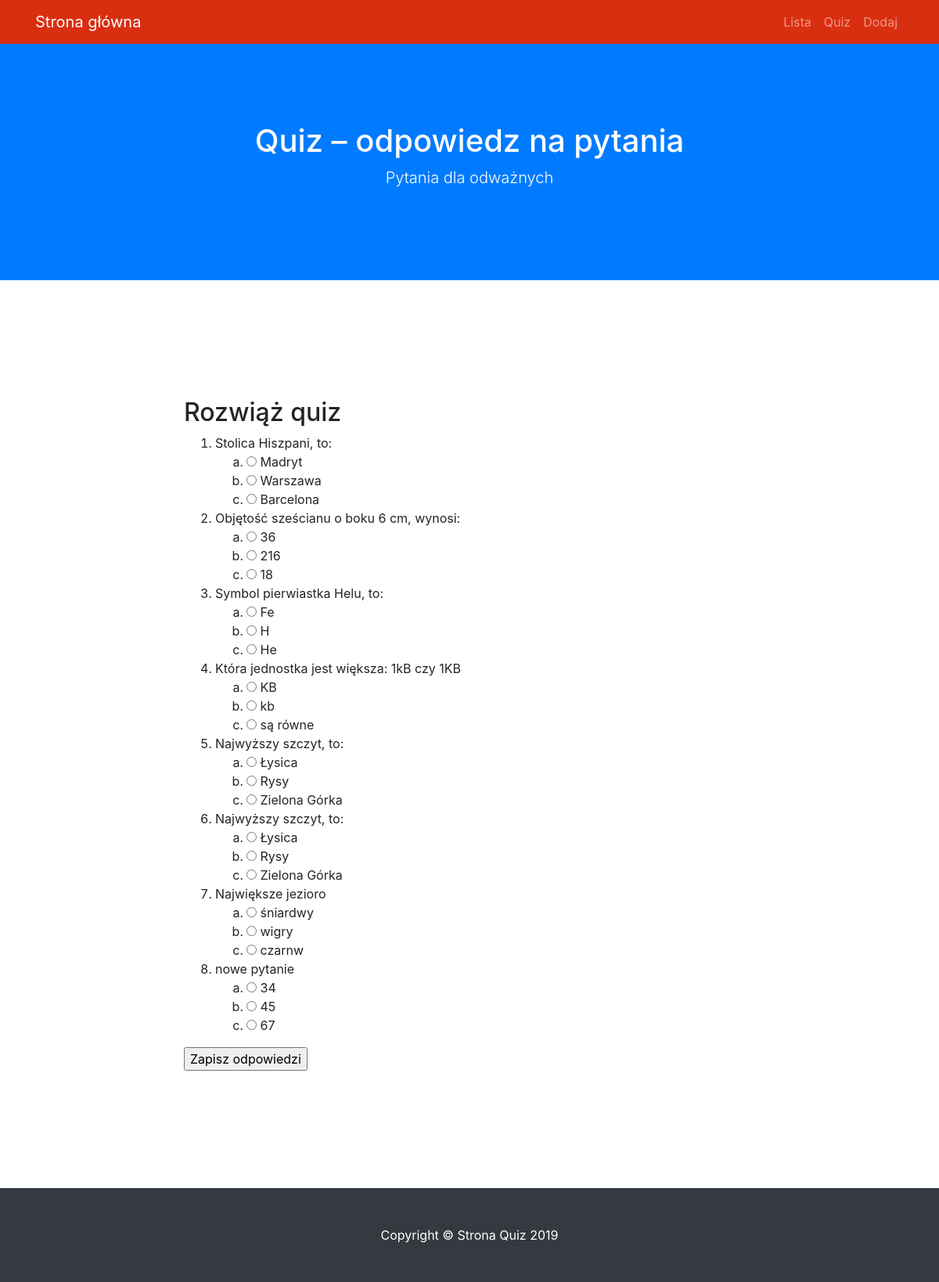
The page /quiz on the database its author committed.
### modele.py (models this page shows)
class BazaModel(Model):
    class Meta:
        database = baza

class Pytanie(BazaModel):
    pytanie = CharField(null=False)
    kategoria = ForeignKeyField(Kategoria, related_name='pytania')

class Odpowiedz(BazaModel):
    odpowiedz = CharField(null=False)
    pytanie = ForeignKeyField(Pytanie, related_name='odpowiedzi')
    odpok = IntegerField(default=0)

### views.py (the view)
@app.route('/quiz', methods = ['GET', 'POST'])
def quiz():
    print(request.form)
    if request.method == 'POST':
        wynik = 0
        for pid, oid in request.form.items():
            odp = Odpowiedz().get(Odpowiedz.id == int(oid)).odpok
            if odp:
                wynik += 1
    pytania = Pytanie.select().join(Odpowiedz).distinct().order_by(Pytanie.id)
    return render_template('quiz.html', query = pytania)

### app.py (called while the page is built)
@app.before_request
def before_request():
    g.db = baza
    g.db.connect(reuse_if_open=True)

@app.after_request
def after_request(response):
    g.db.close()
    return response

### templates/quiz.html (shortened to what this page needs)
{% extends "szablon.html" %}
{% block h1 %}Quiz – odpowiedz na pytania{% endblock %}
{% block tresc %}
    <h2>Rozwiąż quiz</h2>
    <form method="POST">
    <ol>
    {% for p in query %}
        <li>{{ p.pytanie }}
        <ol class="alfabet">
        {% for o in p.odpowiedzi %}
            <li>
                <input type="radio" value="{{ o.id }}" name="{{ p.id }}">
                {{ o.odpowiedz }}
            </li>
        {% endfor %}
        </ol>
        </li>
    {% endfor %}
    </ol>
    <input type="submit" value="Zapisz odpowiedzi">
    </form>
{% endblock %}

### templates/szablon.html (shortened to what this page needs)
<!DOCTYPE html>
<html lang="pl">
  <head>
    <link href="{{ url_for('static', filename='vendor/bootstrap/css/bootstrap.min.css') }}" rel="stylesheet">
    <link href="{{ url_for('static', filename='css/scrolling-nav.css') }}" rel="stylesheet">
    <link href="{{ url_for('static', filename='css/style.css') }}" rel="stylesheet">
  </head>
  <body id="page-top">
    <nav class="navbar navbar-expand-lg navbar-dark bg-nawigacja fixed-top" id="mainNav">
      <div class="container">
        <a class="navbar-brand js-scroll-trigger" href="{{ url_for('index') }}">Strona główna</a>
        <div class="collapse navbar-collapse" id="navbarResponsive">
          <ul class="navbar-nav ml-auto">
            <li class="nav-item">
              <a class="nav-link js-scroll-trigger" href="{{ url_for('lista') }}">Lista</a>
            </li>
            <li class="nav-item">
              <a class="nav-link js-scroll-trigger" href="{{ url_for('quiz') }}">Quiz</a>
            </li>
            <li class="nav-item">
              <a class="nav-link js-scroll-trigger" href="{{ url_for('dodaj') }}">Dodaj</a>
            </li>
          </ul>
        </div>
      </div>
    </nav>
    <header class="bg-primary text-white">
      <div class="container text-center">
        <h1>{% block h1 %}{% endblock %}</h1>
        <p class="lead">Pytania dla odważnych</p>
      </div>
    </header>
    <section id="about">
      <div class="container">
        <div class="row">
          <div class="col-lg-8 mx-auto">
            {% block tresc %}{% endblock %}
          </div>
        </div>
      </div>
    </section>
    <footer class="py-5 bg-dark">
      <div class="container">
        <p class="m-0 text-center text-white">Copyright &copy; Strona Quiz 2019</p>
      </div>
    </footer>
  </body>
</html>

### static/css/scrolling-nav.css (style rules this page uses)
header { padding: 154px 0 100px; }
@media (min-width: 992px) { header { padding: 156px 0 100px; } }
section { padding: 150px 0; }

### static/css/style.css (style rules this page uses)
ol.alfabet { list-style-type: lower-alpha; }
.bg-nawigacja { background-color: #D92F11; }

### rows shown on the page
Pytanie: pytanie "Stolica Hiszpani, to:"
Odpowiedz: odpowiedz "Madryt"
Odpowiedz: odpowiedz "Warszawa"
Odpowiedz: odpowiedz "Barcelona"
Pytanie: pytanie "Objętość sześcianu o boku 6 cm, wynosi:"
Odpowiedz: odpowiedz "36"
Odpowiedz: odpowiedz "216"
Odpowiedz: odpowiedz "18"
Pytanie: pytanie "Symbol pierwiastka Helu, to:"
Odpowiedz: odpowiedz "Fe"
Odpowiedz: odpowiedz "H"
Odpowiedz: odpowiedz "He"
Pytanie: pytanie "Która jednostka jest większa: 1kB czy 1KB"
Odpowiedz: odpowiedz "KB"
Odpowiedz: odpowiedz "kb"
Odpowiedz: odpowiedz "są równe"
Pytanie: pytanie "Najwyższy szczyt, to:"
Odpowiedz: odpowiedz "Łysica"
Odpowiedz: odpowiedz "Rysy"
Odpowiedz: odpowiedz "Zielona Górka"
Pytanie: pytanie "Najwyższy szczyt, to:"
Odpowiedz: odpowiedz "Łysica"
Odpowiedz: odpowiedz "Rysy"
Odpowiedz: odpowiedz "Zielona Górka"
Pytanie: pytanie "Największe jezioro"
Odpowiedz: odpowiedz "śniardwy"
Odpowiedz: odpowiedz "wigry"
Odpowiedz: odpowiedz "czarnw"
Pytanie: pytanie "nowe pytanie"
Odpowiedz: odpowiedz "34"
Odpowiedz: odpowiedz "45"
Odpowiedz: odpowiedz "67"
